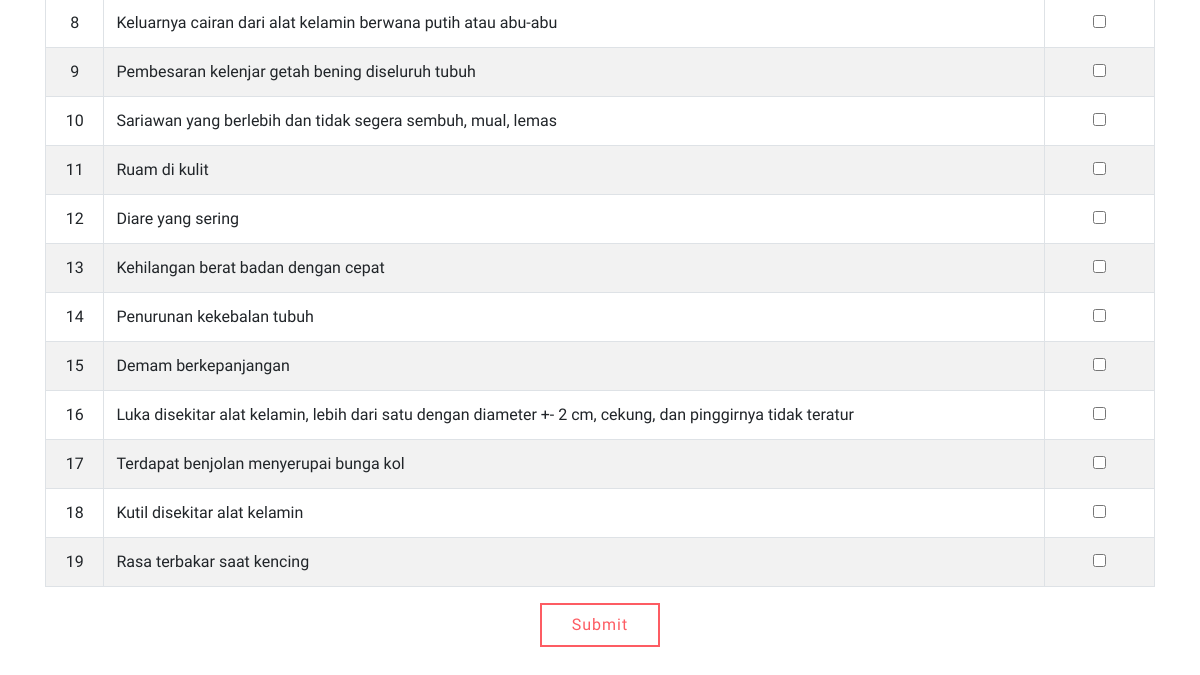
The page /index.php/welcome/Konsultasi (lower part) on the database as committed earlier.
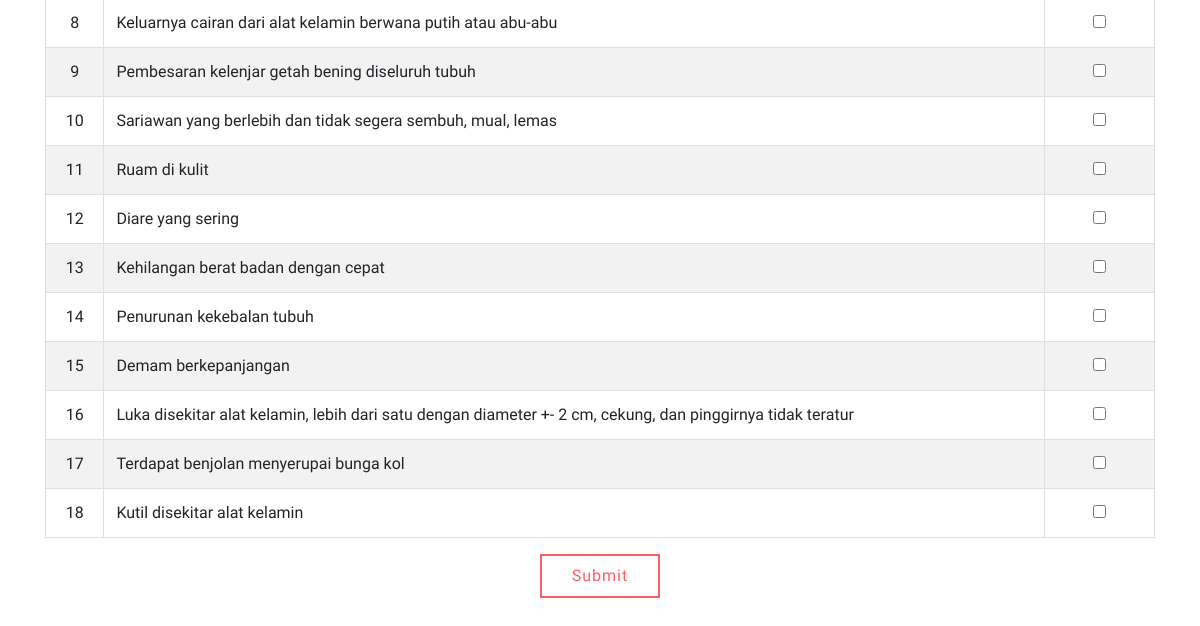
The same page on the database as committed later.
### tables this page shows
CREATE TABLE `gejala` (
  `id_gejala` int(11) NOT NULL,
  `kd_gejala` varchar(8) NOT NULL,
  `nm_gejala` varchar(255) NOT NULL
);

### application/controllers/Welcome.php (called while the page is built, shortened)
<?php
class Welcome extends CI_Controller {
	function __construct()
	{
		$this->load->library(array('form_validation'));
		$this->load->model('M_Welcome');
	}
	public function Konsultasi()
	{
		$data['gejala']=$this->M_Welcome->getDataGejala();
		$this->load->view('konsultasi', $data);
	}
}

### index.php (called while the page is built, shortened)
<?php
require_once BASEPATH.'core/CodeIgniter.php';

### application/models/M_Welcome.php (called while the page is built, shortened)
<?php
class M_Welcome extends CI_Model {
	public function getDataGejala($value='')
	{
		$this->db->select('*');
		$this->db->from('gejala');
		$this->db->order_by('id_gejala');
		$query = $this->db->get();
		return $query->result();
	}
}

### application/views/konsultasi.php (the view, shortened to what this page needs)
<!DOCTYPE html>
<html lang="en">
<head>
    <link rel="stylesheet" href="<?php echo base_url();?>assetsWelcome/css/bootstrap.css">
    <link rel="stylesheet" type="text/css" href="<?php echo base_url();?>assetsWelcome/css/style.css" media="all">
    <link rel="stylesheet" type="text/css" href="<?php echo base_url();?>assetsWelcome/css/fontawesome-all.css">
</head>
<body>
<section class="services py-5" id="furniture">
	<div class="container py-lg-3">
        <br>
        <form action="<?php echo site_url('Perhitungan'); ?>" method="post" enctype="multipart/form-data">
			<table class="table table-striped table-bordered data">
	            <tbody>
		            <?php
		            $i=1;
		            foreach ($gejala as $key) {
		            ?>
		                <tr>
		            	    <td align="center"><?php echo $i; ?></td>
		                	<td><?php echo $key->nm_gejala;?></td>
		                	<td align="center"><input type="checkbox" name="check_list[]" alt="Checkbox" value="<?php echo $key->id_gejala ?>"></td>
		                </tr>
		            <?php
		            $i++;
		            }
		            ?>
	            </tbody>
	        </table>
			<div class="agileinfo_mail_grid_right submit-buttons text-center">
				<input type="submit" value="Submit">
			</div>
		</form>
	</div>
</section>
</body>
</html>

Rows that differ between the two databases and show on the page:
removed gejala: nm_gejala "Rasa terbakar saat kencing"
